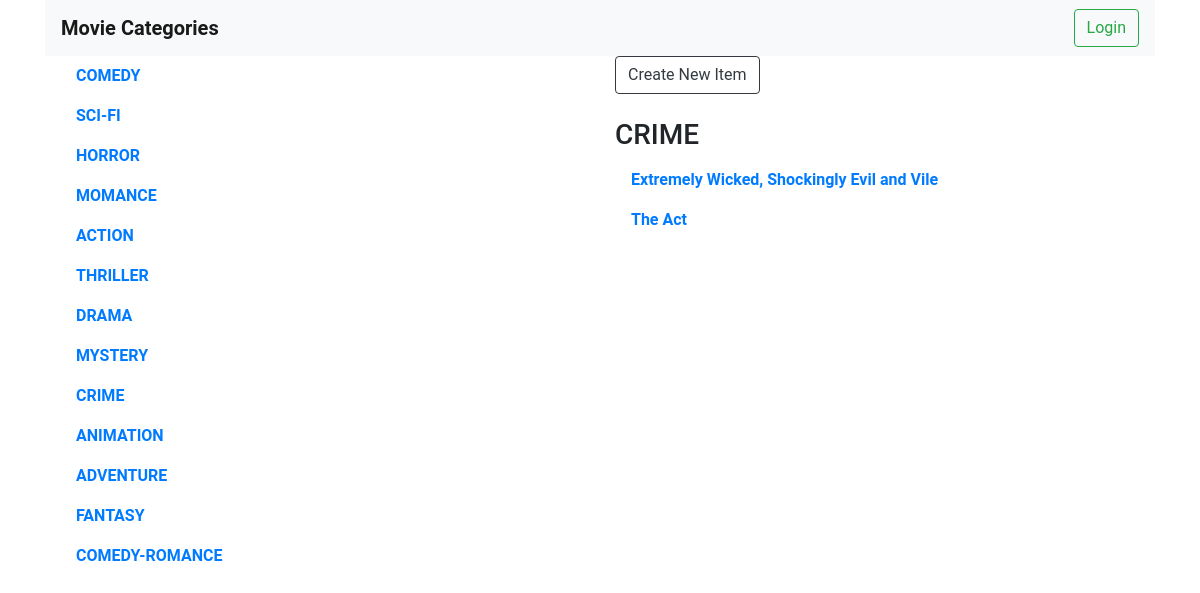
The page /category/CRIME/ on the database as committed earlier.
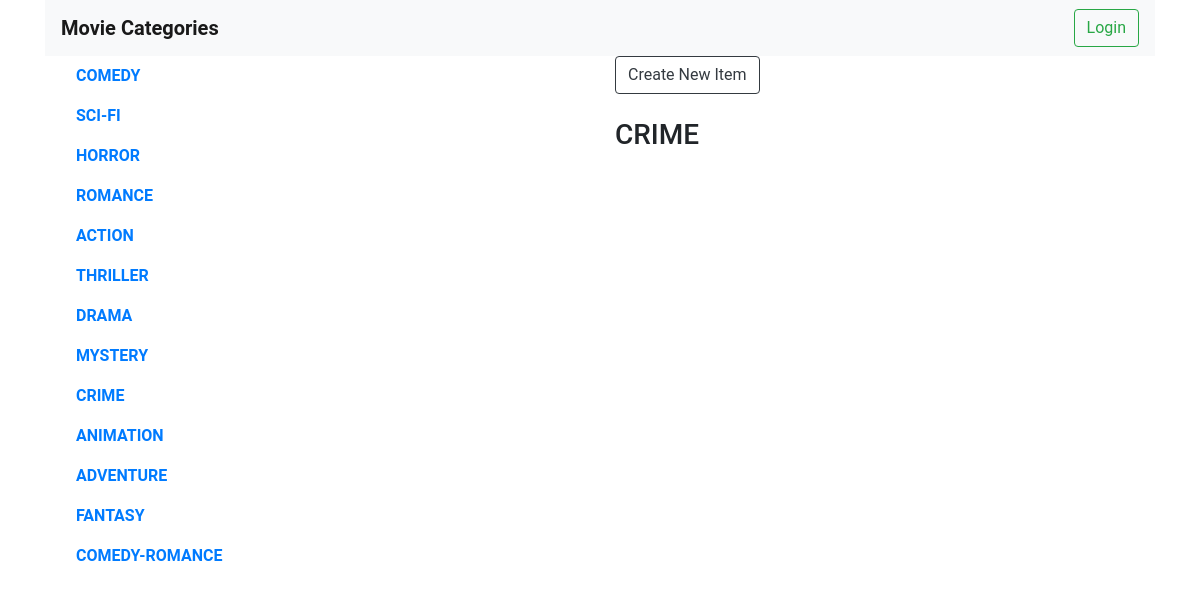
The same page on the database as committed later.
### database_setup.py (models this page shows, shortened)
class Category(Base):
    __tablename__ = 'category'
    id = Column(Integer, primary_key=True)
    name = Column(String(250), nullable=False)

class CategoryItem(Base):
    __tablename__ = 'category_item'
    name = Column(String(80), nullable=False)
    id = Column(Integer, primary_key=True)
    description = Column(String(1000))
    category_id = Column(Integer, ForeignKey('category.id'))
    category = relationship(Category)
    user_id = Column(Integer, ForeignKey('user.id'))
    user = relationship(User)

### app.py (the view)
@app.route('/category/<string:category_name>/')
@app.route('/category/<string:category_name>/items/')
def showCategoryItems(category_name):
    category = session.query(Category).filter_by(
        name=category_name.upper()).one()
    categories = session.query(Category).all()
    items = session.query(CategoryItem).filter_by(
        category_id=category.id).all()
    return render_template(
        'category.html',
        category_name=category_name.upper(),
        categories=categories, items=items)

### templates/category.html
{% extends "main.html" %}
{% block content %}
{% include "header.html" %}
<div class="container">
  <div class="row">
    <div class="col-sm-6">
        <ul class="nav nav-pills flex-column">
            {% for i in categories %}
            <li class="nav-item">
                <a class="nav-link" href="{{url_for('showCategoryItems', category_name=i.name.lower())}}">{{i.name}}</a>
            </li>
            {% endfor %}
        </ul>
    </div>
    <div class="col-sm-6">
        <a class="btn btn-outline-dark" href="{{url_for('newCategoryItem')}}">Create New Item</a><br><br>
        <h3>{{category_name}}</h3>
        <lu class="nav nav-pills flex-column">
            {% for i in items %}
            <li class="nav-item">
            <a href = "{{url_for('showCategoryItem', category_name=category_name.lower(), item_id=i.id)}}" class="nav-link">{{i.name}}</a>
            </li>
            {% endfor %}
        </lu>
    </div>
  </div>
</div>
{% endblock %}

### templates/main.html (shortened to what this page needs)
<!DOCTYPE html>
<html lang="en">
	<head>
		<link rel=stylesheet type=text/css href="{{ url_for('static', filename='styles.css') }}">
		<link rel="stylesheet" href="https://stackpath.bootstrapcdn.com/bootstrap/4.3.1/css/bootstrap.min.css">
	</head>
	<body>
		<div class="container">
			{% block content %}
			{% endblock %}
		</div>
	</body>
	<footer>
		<br>
	</footer>
</html>

### templates/header.html
<nav class="navbar navbar-light bg-light">
  <a class="navbar-brand" href="{{url_for('showCategories')}}">Movie Categories</a>
  <form class="form-inline">
    {%if 'username' not in session %}
    <a href="{{url_for('showLogin')}}" class="btn btn-outline-success my-2 my-sm-0">Login</a>
    {% else %}
    <a href="{{url_for('disconnect')}}" class="btn btn-outline-success my-2 my-sm-0">{{session['username']}}, Logout</a>
    {% endif %}
  </form>
</nav>

### static/styles.css (style rules this page uses)
* { font-family: "Helvetica Neue Bold", Roboto, Helvetica, Arial, sans-serif; font-weight: 700; }

Rows that differ between the two databases and show on the page:
removed CategoryItem: name "Extremely Wicked, Shockingly Evil and Vile"
removed CategoryItem: name "The Act"
changed Category: name "MOMANCE" → "ROMANCE"
